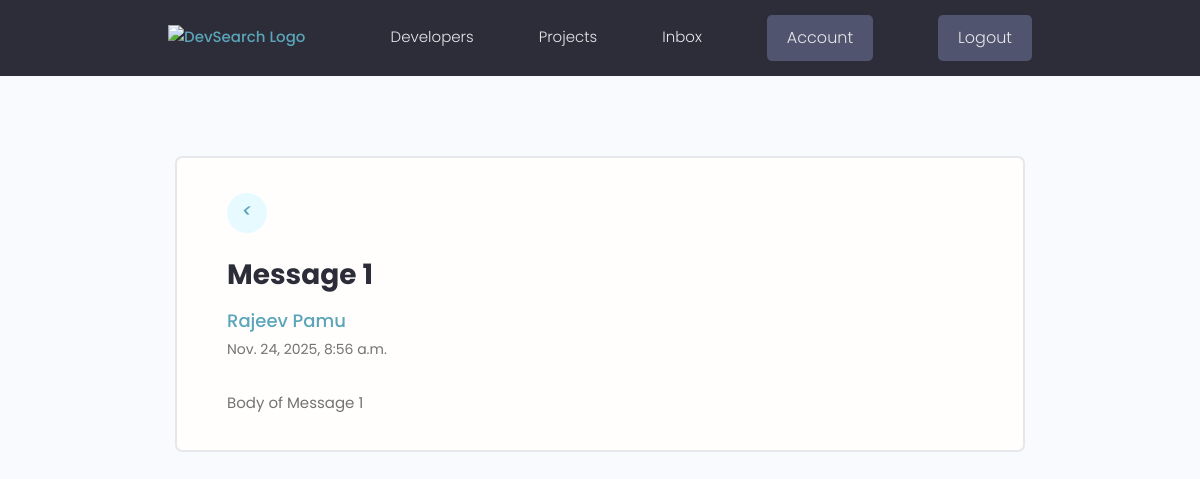
Page /message/64e702eb-a1e4-4901-999a-1a3069e1e7a3/ (signed in) on the committed database.
### users/models.py (models this page shows, shortened)
class Message(models.Model):
    sender = models.ForeignKey(Profile, on_delete=models.SET_NULL, null=True, blank=True, related_name="sent_messages")
    recipient = models.ForeignKey(Profile, on_delete=models.SET_NULL, null=True, blank=True, related_name="received_messages")
    name = models.CharField(max_length=200, null=True, blank=True)
    email = models.EmailField(max_length=200, null=True, blank=True)
    subject = models.CharField(max_length=200, null=True, blank=True)
    body = models.TextField()
    is_read = models.BooleanField(default=False, null=True)
    created = models.DateTimeField(auto_now_add=True)
    id = models.UUIDField(default=uuid.uuid4,unique=True,primary_key=True, editable=False)
    class Meta:
        ordering = ['is_read', '-created']

### users/views.py (the view)
# urls.py: path("message/<str:pk>/", views.viewMessage, name="message"),
@login_required(login_url='login')
def viewMessage(request, pk):
    profile = request.user.profile
    message = profile.received_messages.get(id=pk)
    if message.is_read == False:
        message.is_read = True
        message.save()
    context = {'message': message}
    return render(request, 'users/message.html', context)

### users/templates/users/message.html
{% extends 'main.html' %}
{% block content %}
  <main class="messagePage my-xl">
    <div class="content-box">
      <div class="message">
        <a class="backButton" href="{% url 'inbox' %}"><i class="im im-angle-left">&lt;</i></a>
        <h2 class="message__subject">{{ message.subject }}</h4>
          {% if message.sender %}
          <a href="{% url 'user-profile' message.sender.id %}" class="message__author">{{ message.name }}</a>
          {% else %}
          <span class="message__author">{{ message.name }}</span>
          {% endif %}
          <p class="message__date">{{message.created}}</p>
          <div class="message__body">
            {{ message.body|linebreaksbr }}
          </div>
      </div>
    </div>
  </main>
{% endblock content %}

### static/styles/app.css (style rules this page uses)
:root { --color-sub: #2d2d39; }
.content-box { width: 95%; max-width: 85rem; margin: 0 auto; }
.message { padding: 2.5rem 0; }
.message > a { display: flex; gap: 1rem; }
.message__author, .message__date { flex-basis: 25%; }
.message__subject { flex-basis: 50%; }
.message__date { text-align: right; }
.messagePage .message { list-style: none; background: var(--color-white); padding: 3.5rem 5rem; border: 2px solid var(--color-light); border-radius: 0.7rem; }
.messagePage .message__subject { font-size: 2.8rem; color: var(--color-sub); margin-bottom: 1rem; margin-top: 2rem; }
.messagePage .message__author { font-size: 1.8rem; font-weight: 500; }
.messagePage .message__date { font-size: 1.4rem; font-weight: 400; text-align: left; margin-bottom: 3rem; }
.backButton { background: var(--color-main-light); color: var(--color-main); width: 4rem; height: 4rem; display: flex; align-items: center; justify-content: center; border-radius: 50%; }
.backButton i { font-size: 1.8rem; }

### static/uikit/styles/modules/_variables.css (style rules this page uses)
:root { --color-main: #5aa5b9; --color-main-light: #e6faff; --color-sub: #3f4156; --color-sub-light: #51546e; --color-sub-lighter: #ededfd; --color-text: #737373; --color-gray: #8b8b8b; --color-light: #e5e7eb; --color-light-gray: #767676; --color-bg: #f8fafd; --color-white: #fffefd; --color-white-light: #f3f3f3; --color-success: #359e64; --color-success-bg: #def8e8; --color-error: #fc4b0b; --color-error-bg: #fff2ee; --font-base: 'Poppins', arial, helvetica, 'Segoe UI', roboto, ubuntu, sans-serif; --font-monospace: 'Fira Code', 'Courier New', courier, monospace; --font-regular: 300; --font-medium: 500; --font-bold: 700; --generic-shadow: 1px 1px 5px #00000010; --generic-transition: all 0.3s ease-in-out; }

### static/uikit/styles/modules/_base.css (style rules this page uses)
* { margin: 0; padding: 0; box-sizing: border-box; text-rendering: optimizeLegibility; color: inherit; font-size: inherit; }
html { font-size: 50%; }
@media only screen and (min-width: 480px) { html { font-size: 56.25%; } }
@media only screen and (min-width: 1200px) { html { font-size: 62.5%; } }
body { line-height: 1.6; font-weight: 400; font-size: 1.5rem; color: var(--color-text); background-color: var(--color-bg); min-height: 100vh; }

### static/uikit/styles/modules/_typography.css (style rules this page uses)
* { font-family: var(--font-base); }
h2 { font-size: 3.6rem; font-weight: var(--font-bold); }
p, span, strong { font-size: 1.6rem; color: var(--color-text); font-weight: var(--font-regular); }
a { padding-bottom: 2px; text-decoration: none; display: inline-block; color: var(--color-main); font-weight: var(--font-medium); }

### static/uikit/styles/modules/_utilities.css (style rules this page uses)
.my-xl { margin: 8rem auto; }

### rows in the picture
Message: subject "Message 1", name "Rajeev Pamu", created "Nov. 24, 2025, 8:56 a.m.", body "Body of Message 1"
